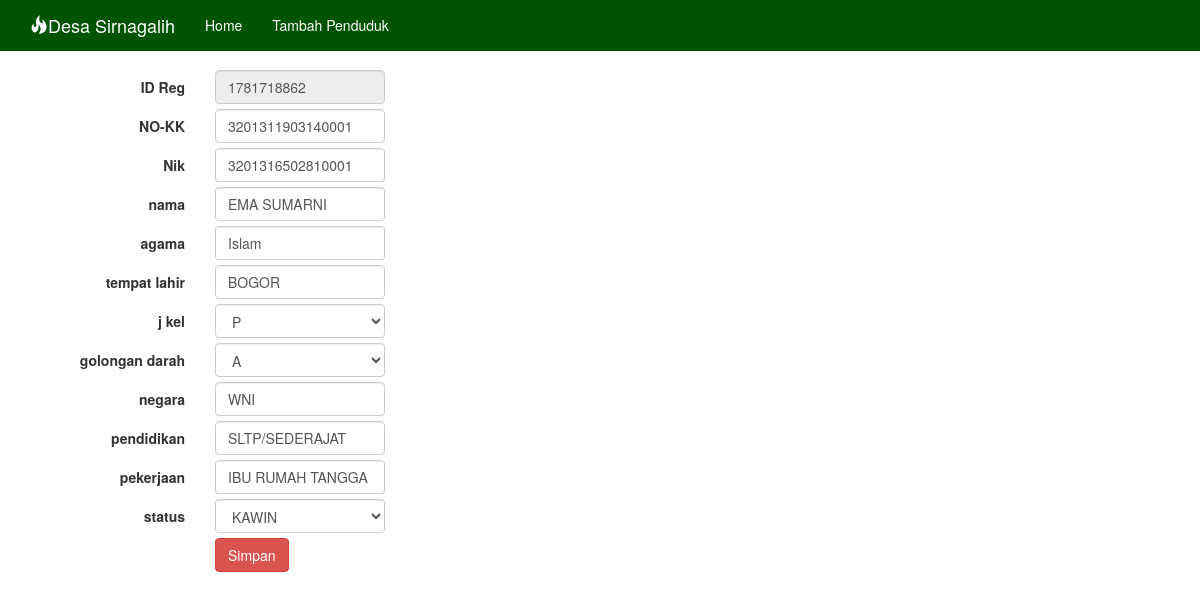
Screenshot of /modul/edit_pend.php?id=1781718862 with the database file from the repository.
### tables this page shows
CREATE TABLE IF NOT EXISTS `data` (
`id_penduduk` int(60) NOT NULL,
  `nik` varchar(20) NOT NULL,
  `kk` varchar(20) NOT NULL,
  `nama` varchar(80) NOT NULL,
  `agama` varchar(80) NOT NULL,
  `t_lahir` varchar(80) NOT NULL,
  `tgl_lahir` date NOT NULL,
  `j_kel` enum('L','P') NOT NULL,
  `gol_darah` varchar(10) NOT NULL,
  `w_negara` varchar(20) NOT NULL,
  `pendidikan` varchar(20) NOT NULL,
  `pekerjaan` varchar(20) NOT NULL,
  `s_nikah` varchar(20) NOT NULL,
  `hubkel` varchar(30) NOT NULL,
  `alamatl` text NOT NULL,
  `rt` varchar(20) NOT NULL,
  `rw` varchar(20) NOT NULL,
  `nayah` varchar(20) NOT NULL,
  `nibu` varchar(20) NOT NULL,
  `pas` varchar(20) NOT NULL,
  `kitap` varchar(20) NOT NULL,
  `id_keluarga` int(40) NOT NULL,
  `statuspen` varchar(30) NOT NULL
);

### modul/edit_pend.php (the view, shortened to what this page needs)
<!DOCTYPE html>
<html lang="en">
  <head>
    <link href="../css/bootstrap.min.css" rel="stylesheet">
    <link href="../css/bootstrap-datetimepicker.min" rel="stylesheet">
	<link href="../css/bootstrap-datetimepicker.min.css" rel="stylesheet">
  </head>
  <body>
<div class="navbar navbar-inverse navbar-fixed-top" role="navigation">
  <div class="container">
    <div class="navbar-header">
      <a class="navbar-brand" href="#"><span class="glyphicon glyphicon-fire"></span>Desa Sirnagalih</a>
    </div>
    <div class="navbar-collapse collapse">
      <ul class="nav navbar-nav">
      	<li><a href="../index.php">Home</a></li>
        <li><a href="tambah_penduduk.php">Tambah Penduduk</a></li>
      </ul>
    </div>
  </div>
</div>
	<?php
	$id = $_GET['id'];
	$show = mysql_query("SELECT * FROM data WHERE id_penduduk='$id'");
	if(mysql_num_rows($show) == 0){
	}else{
		$data = mysql_fetch_array($show);
	}
	?>
	<form action="edit_pendproses.php" method="POST" class="form-horizontal" role="form" novalidate="">
		<table cellpadding="3" cellspacing="0">
		<div class="form-group">
			<label for="id_penduduk" class="col-sm-2 control-label">ID Reg</label>
				<div class="col-sm-2">
				<input type="text" class="form-control" id="id_penduduk" name="id_penduduk" disabled='disable' value="<?php echo $data['id_penduduk']; ?>" required>
				</div>
		</div>
			<div class="form-group">
			<label for="nama" class="col-sm-2 control-label">NO-KK</label>
				<div class="col-sm-2">
				<input type="text" class="form-control" id="nama" name="kk" value="<?php echo $data['kk']; ?>" required>
			</div>
		</div>
			<div class="form-group">
			<label for="nama" class="col-sm-2 control-label">Nik</label>
				<div class="col-sm-2">
				<input type="text" class="form-control" id="nama" name="nik" value="<?php echo $data['nik']; ?>" required>
			</div>
		</div>
		<div class="form-group">
			<label for="nama" class="col-sm-2 control-label">nama</label>
				<div class="col-sm-2">
				<input type="text" class="form-control" id="nama" name="nama" value="<?php echo $data['nama']; ?>" required>
				</div>
		</div>
		<div class="form-group">
			<label for="agama" class="col-sm-2 control-label">agama</label>
			<div class="col-sm-2">
			<input type="text" class="form-control" id="agama" name="agama" value="<?php echo $data['agama']; ?>"  required>
			</div>
		</div>
		<div class="form-group">
			<label for="t_lahir" class="col-sm-2 control-label">tempat lahir</label>
				<div class="col-sm-2">
				<input type="text" class="form-control" id="t_lahir" name="t_lahir" value="<?php echo $data['t_lahir']; ?>" required>
				</div>
		</div>
		<div class="form-group">
			<label for="j_kel" class="col-sm-2 control-label">j kel</label>
			<div class="col-sm-2">
				<select name="j_kel" class="form-control">
						<option value="P"<?php if($data['j_kel'] == 'P'){ echo 'selected'; } ?>>P</option>
				</select>
			</div>
		</div>
		<div class="form-group">
			<label for="gol_darah" class="col-sm-2 control-label">golongan darah</label>
			<div class="col-sm-2">
				<select name="gol_darah" class="form-control">
						<option value="A"<?php if($data['gol_darah'] == 'A'){ echo 'selected'; } ?>>A</option>
				</select>
			</div>
		</div>
		<div class="form-group">
			<label for="w_negara" class="col-sm-2 control-label">negara</label>
			<div class="col-sm-2">
			<input type="text" class="form-control" id="w_negara" name="w_negara" value="<?php echo $data['w_negara']; ?>"  required>
			</div>
		</div>
		<div class="form-group">
			<label for="pendidikan" class="col-sm-2 control-label">pendidikan</label>
				<div class="col-sm-2">
				<input type="text" class="form-control" id="pendidikan" name="pendidikan" value="<?php echo $data['pendidikan']; ?>" required>
				</div>
		</div>
		<div class="form-group">
			<label for="pekerjaan" class="col-sm-2 control-label">pekerjaan</label>
			<div class="col-sm-2">
			<input type="text" class="form-control" id="pekerjaan" name="pekerjaan" value="<?php echo $data['pekerjaan']; ?>"  required>
			</div>
		</div>
			<div class="form-group">
			<label for="s_nikah" class="col-sm-2 control-label">status</label>
			<div class="col-sm-2">
				<select name="s_nikah" class="form-control">
						<option value="KAWIN"<?php if($data['s_nikah'] == 'KAWIN'){ echo 'selected'; } ?>>KAWIN</option>
				</select>
			</div>
		</div>
			<div class="form-group">
		<div class="col-sm-offset-2 col-sm-10">
			<button type="submit" name="simpan" class="btn btn-danger">Simpan</button>
			</div>
		</div>
		</table>
	</form>
</body>
</html>

### modul/edit_pend.php (style rules this page uses)
body { min-height: 200px; padding-top: 70px; }
.navbar-inverse { background-color: #005401; border-color: #005401; }
.navbar-inverse .navbar-nav>li>a { color: #FFFFFF; }
.navbar-inverse .navbar-brand { color: #FFFFFF; }
.form-group { margin-bottom: 5px; }
.form-horizontal .form-group { margin-right: auto; margin-left: auto; }

### rows the page displays
data: id_penduduk "1781718862", kk "3201311903140001", nik "3201316502810001", nama "EMA SUMARNI", agama "Islam", t_lahir "BOGOR", j_kel "P", gol_darah "A", w_negara "WNI", pendidikan "SLTP/SEDERAJAT", pekerjaan "IBU RUMAH TANGGA"
